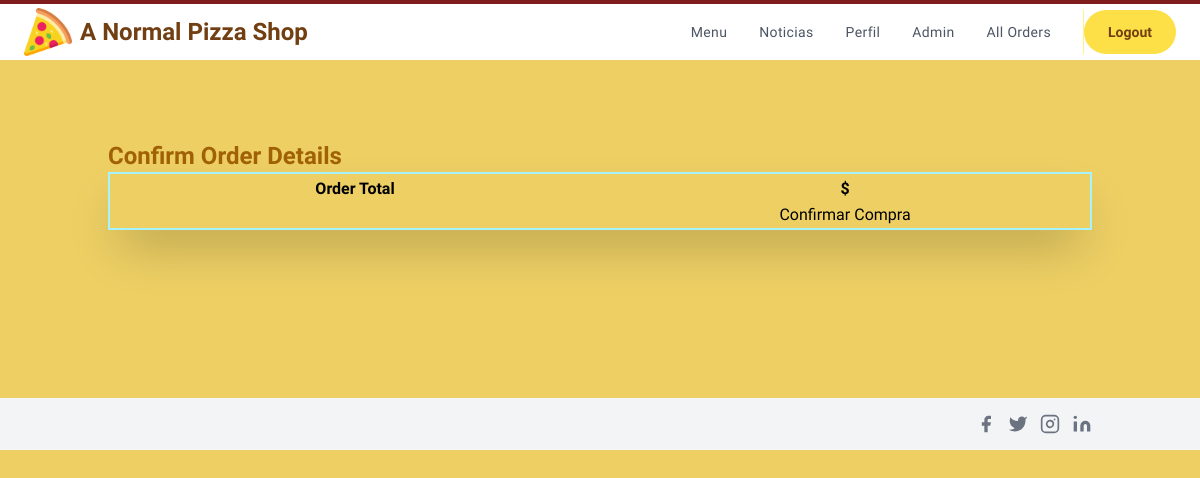
/check/ (signed in), run on an earlier commit of the app's database.
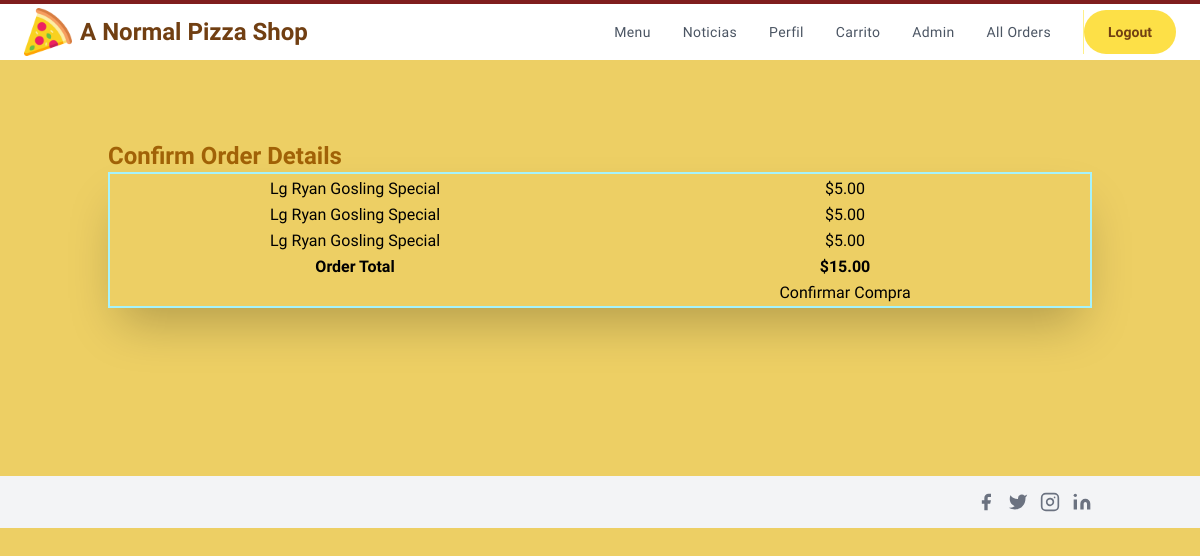
And on a later commit of the database.
### orders/models.py (models this page shows, shortened)
class OrderItem(models.Model):
    menu_item = models.ForeignKey(Menu_Item,on_delete=models.CASCADE,
                                    blank=True, null=True)
    is_ordered = models.BooleanField(default=False)
    date_added = models.DateTimeField(auto_now=True)
    date_ordered = models.DateTimeField(null=True)
    is_topping =models.BooleanField(default=False)
    num_extras = models.IntegerField( blank=True, default=0)
    extras = models.CharField(max_length=400,  blank=True, null=True)
    extras_cost = models.DecimalField(max_digits=4,decimal_places=2, default = 0.00)
    ptoppings = models.CharField(max_length=400,  blank=True, null=True)

class Menu_Item(models.Model):
    MENU_CATEGORIES = (
    ('Pizza', 'Pizza'),
    ('Pasta', 'Pasta'),
    ('Subs', 'Subs'),
    ('Salad', 'Salad'),
    ('Dinner_Platter', 'Dinner_Platter'),
    ('Topping', 'Topping'),
    ('Extra', 'Extra'),
    ('Dessert', 'Dessert'),
    ('Pastry', 'Pastry'),
    ('Main', 'Main'),
    ('Appetizer', 'Appetizer'),
    ('Side', 'Side'),
    ('Miscellaneous', 'Miscellaneous')
    )
    SIZE_CATEGORIES = (
    ('Sm', 'Small'),
    ('Md', 'Medium'),
    ('Lg', 'Large'),
    ('XL', 'Extra_Large')
    )
    category = models.CharField(max_length=36, null=True, blank=True,
                                choices=MENU_CATEGORIES,
                                help_text='Categoría del elemento del menú.')
    name = models.CharField(max_length=128,
                            help_text='Nombre del elemento del menú')
    price =  models.DecimalField(max_digits=4, null=True, blank=True,
                                decimal_places=2, default=0.00)
    sizes = models.CharField(max_length=4, null=True, blank=True,
                                choices=SIZE_CATEGORIES,
                                help_text='Ingrese el tamaños \
                                            del elemento del menú')
    toppings = models.CharField( max_length=400, blank=True, null=True,
                                help_text='Introducir ingredientes')
    num_toppings = models.CharField(max_length=10, blank=True, null=True)

class Order(models.Model):
    ref_code = models.CharField(max_length=15, blank=True)
    owner = models.ForeignKey(Profile, on_delete=models.SET_NULL, null=True)
    is_ordered = models.BooleanField(default=False)
    ordered_items = models.ManyToManyField(OrderItem)
    date_ordered = models.DateTimeField(auto_now=True)
    def get_cart_ordered_items(self):
        return self.ordered_items.all()
    def get_cart_total(self):
        return sum([item.menu_item.price for item in self.ordered_items.all()]
        + [item.extras_cost for item in self.ordered_items.all()])

### orders/views.py (the view)
# urls.py: path('check/', views.check, name='check'),
@login_required()
def check(request, **kwargs):
    existing_order = get_user_pending_order(request)
    context = {
        'order': existing_order,
    }
    return render(request, 'check.html', context)

### orders/views.py (called while the page is built)
@login_required()
def get_user_pending_order(request):
    user_profile = get_object_or_404(Profile, user=request.user)
    order = Order.objects.filter(owner=user_profile, is_ordered=False)
    if order.exists():
        return order[0]
    return 0

### orders/templates/check.html (shortened to what this page needs)
{% extends "layout.html" %}
{% block template %}
<div class="container px-5 py-20 mx-auto flex flex-wrap items-center">
    <h1 class="text-2xl font-bold text-yellow-700">Confirm Order Details</h1>
    <div>
      <table class="shadow-2xl border-2 border-cyan-200 w-full md:table-fixed content-center">
        <tr>
          <td>
            {% for item in order.get_cart_ordered_items %}
        <tr>
          {%if item.menu_item.category == "Pizza" and "Topping" not in item.menu_item.name %}
          <td>
            {{item.menu_item.sizes}}
            {{ item.menu_item.name }}
          </td>
          {% endif %}
          {% if item.num_extras > 0 %}
          <td>{{ item.menu_item.price }}
            + {{item.extras_cost}}</td>
          {%else%}
          <td>${{ item.menu_item.price }}</td>
          {%endif%}
        </tr>
        {% endfor %}
        <tr>
          <td><strong>Order Total</strong> </td>
          <td> <strong>${{ order.get_cart_total }}</strong></td>
        </tr>
        <tr>
        <td></td>
        <td> <a href="#" class="block md:px-4 transition hover:text-yellow-700">Confirmar Compra</a>
        </td>
      </tr>
      </table>
    </div>
  </div>
{% endblock %}

What changed in the data, as far as the page shows it:
added OrderItem: menu_item.sizes "Lg", menu_item.name "Ryan Gosling Special", menu_item.price "5.00"
added OrderItem: menu_item.sizes "Lg", menu_item.name "Ryan Gosling Special", menu_item.price "5.00"
added OrderItem: menu_item.sizes "Lg", menu_item.name "Ryan Gosling Special", menu_item.price "5.00"
added Order: get_cart_total "15.00"
Also different on the page:
text now shown: "Carrito"
